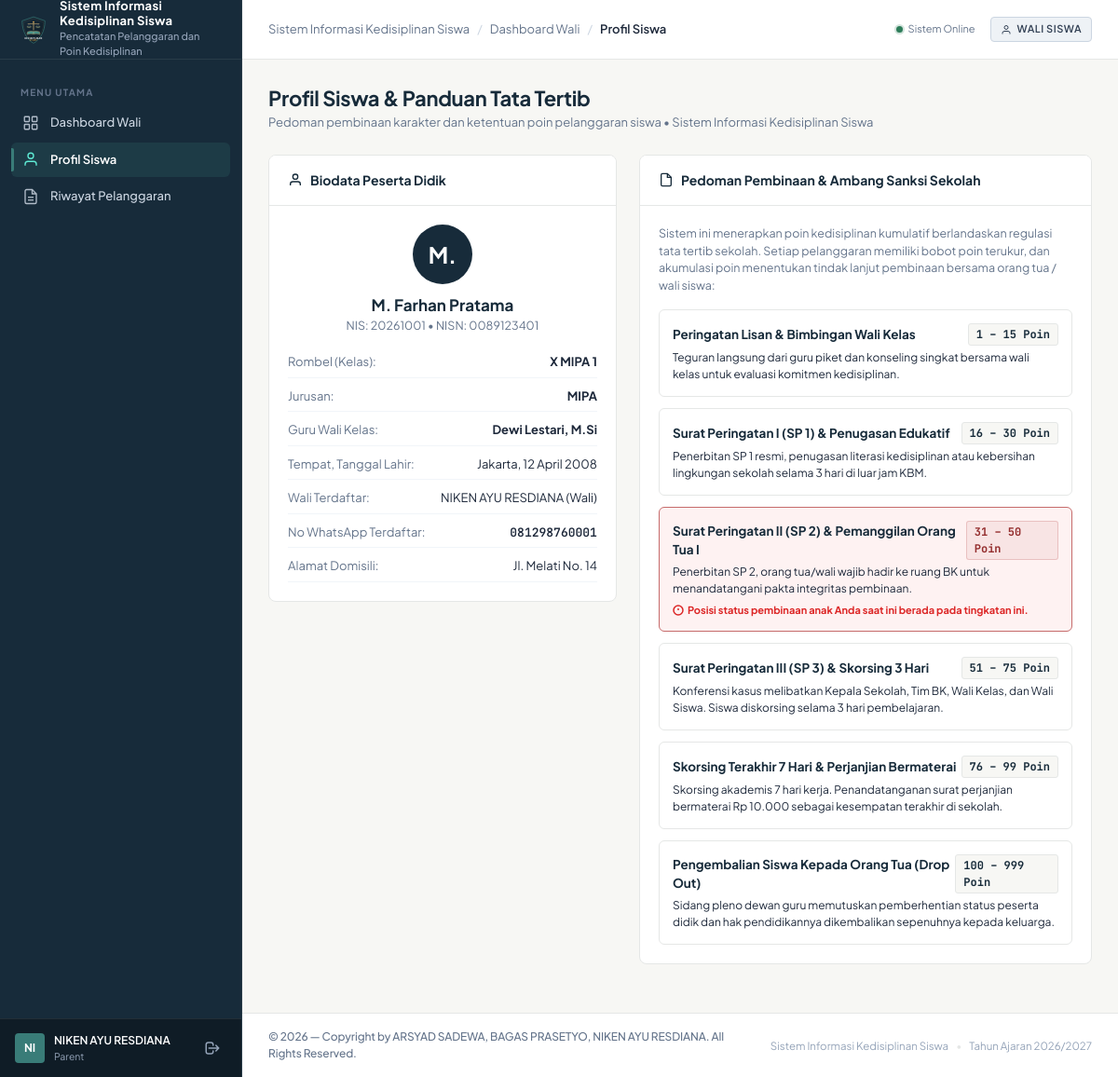
Screenshot of /parent/profile.php (signed in) with the database file from the repository.
### tables this page shows
CREATE TABLE `users` (
    `id` INT AUTO_INCREMENT PRIMARY KEY,
    `username` VARCHAR(50) NOT NULL UNIQUE,
    `password` VARCHAR(255) NOT NULL,
    `full_name` VARCHAR(100) NOT NULL,
    `role` ENUM('admin', 'teacher', 'parent') NOT NULL,
    `status` ENUM('active', 'inactive') NOT NULL DEFAULT 'active',
    `last_login` DATETIME NULL,
    `created_at` TIMESTAMP DEFAULT CURRENT_TIMESTAMP,
    `updated_at` TIMESTAMP DEFAULT CURRENT_TIMESTAMP ON UPDATE CURRENT_TIMESTAMP
);

CREATE TABLE `students` (
    `id` INT AUTO_INCREMENT PRIMARY KEY,
    `nis` VARCHAR(30) NOT NULL UNIQUE,
    `nisn` VARCHAR(30) NULL UNIQUE,
    `nama_lengkap` VARCHAR(100) NOT NULL,
    `jenis_kelamin` ENUM('L', 'P') NOT NULL,
    `class_id` INT NOT NULL,
    `tempat_lahir` VARCHAR(50) NULL,
    `tanggal_lahir` DATE NULL,
    `alamat` TEXT NULL,
    `no_telp_wali` VARCHAR(20) NOT NULL,
    `total_poin` INT NOT NULL DEFAULT 0,
    `status_siswa` ENUM('aktif', 'lulus', 'pindah', 'dikeluarkan') NOT NULL DEFAULT 'aktif',
    `created_at` TIMESTAMP DEFAULT CURRENT_TIMESTAMP,
    `updated_at` TIMESTAMP DEFAULT CURRENT_TIMESTAMP ON UPDATE CURRENT_TIMESTAMP,
    CONSTRAINT `fk_students_class` FOREIGN KEY (`class_id`) REFERENCES `classes` (`id`) ON DELETE RESTRICT ON UPDATE CASCADE
);

CREATE TABLE `classes` (
    `id` INT AUTO_INCREMENT PRIMARY KEY,
    `nama_kelas` VARCHAR(50) NOT NULL UNIQUE,
    `tingkat` ENUM('X', 'XI', 'XII') NOT NULL,
    `jurusan` VARCHAR(50) NOT NULL DEFAULT 'MIPA',
    `wali_kelas_id` INT NULL,
    `tahun_ajaran` VARCHAR(20) NOT NULL DEFAULT '2026/2027',
    `created_at` TIMESTAMP DEFAULT CURRENT_TIMESTAMP,
    `updated_at` TIMESTAMP DEFAULT CURRENT_TIMESTAMP ON UPDATE CURRENT_TIMESTAMP,
    CONSTRAINT `fk_classes_wali` FOREIGN KEY (`wali_kelas_id`) REFERENCES `teachers` (`id`) ON DELETE SET NULL ON UPDATE CASCADE
);

CREATE TABLE `teachers` (
    `id` INT AUTO_INCREMENT PRIMARY KEY,
    `user_id` INT NULL,
    `nip` VARCHAR(30) NOT NULL UNIQUE,
    `nama_guru` VARCHAR(100) NOT NULL,
    `jenis_kelamin` ENUM('L', 'P') NOT NULL,
    `jabatan` VARCHAR(100) NOT NULL DEFAULT 'Guru Bimbingan Konseling',
    `no_telp` VARCHAR(20) NOT NULL,
    `email` VARCHAR(100) NULL,
    `created_at` TIMESTAMP DEFAULT CURRENT_TIMESTAMP,
    `updated_at` TIMESTAMP DEFAULT CURRENT_TIMESTAMP ON UPDATE CURRENT_TIMESTAMP,
    CONSTRAINT `fk_teachers_user` FOREIGN KEY (`user_id`) REFERENCES `users` (`id`) ON DELETE SET NULL ON UPDATE CASCADE
);

CREATE TABLE `parents` (
    `id` INT AUTO_INCREMENT PRIMARY KEY,
    `user_id` INT NULL,
    `student_id` INT NOT NULL,
    `nama_wali` VARCHAR(100) NOT NULL,
    `hubungan` ENUM('Ayah', 'Ibu', 'Wali') NOT NULL DEFAULT 'Ayah',
    `pekerjaan` VARCHAR(100) NULL,
    `no_telp` VARCHAR(20) NOT NULL,
    `alamat` TEXT NULL,
    `created_at` TIMESTAMP DEFAULT CURRENT_TIMESTAMP,
    `updated_at` TIMESTAMP DEFAULT CURRENT_TIMESTAMP ON UPDATE CURRENT_TIMESTAMP,
    CONSTRAINT `fk_parents_user` FOREIGN KEY (`user_id`) REFERENCES `users` (`id`) ON DELETE SET NULL ON UPDATE CASCADE,
    CONSTRAINT `fk_parents_student` FOREIGN KEY (`student_id`) REFERENCES `students` (`id`) ON DELETE CASCADE ON UPDATE CASCADE
);

CREATE TABLE `sanctions` (
    `id` INT AUTO_INCREMENT PRIMARY KEY,
    `nama_sanksi` VARCHAR(150) NOT NULL,
    `poin_min` INT NOT NULL,
    `poin_max` INT NOT NULL,
    `tindakan` TEXT NOT NULL,
    `tingkat_urgensi` ENUM('Rendah', 'Sedang', 'Tinggi', 'Kritis') NOT NULL DEFAULT 'Sedang',
    `created_at` TIMESTAMP DEFAULT CURRENT_TIMESTAMP
);

### parent/profile.php (the view, shortened to what the rows shown need)
<?php
require_role(['parent']);
$user = current_user();
$pdo = get_db_connection();
$student_id = (int)($user['student_id'] ?? 0);
$stmtS = $pdo->prepare("
    SELECT s.*, c.nama_kelas, c.tingkat, c.jurusan, t.nama_guru as nama_wali_kelas, t.no_telp as telp_wali_kelas,
           p.nama_wali, p.hubungan, p.no_telp as no_telp_wali_user, p.pekerjaan, p.alamat as alamat_wali
    FROM students s
    JOIN classes c ON s.class_id = c.id
    LEFT JOIN teachers t ON c.wali_kelas_id = t.id
    LEFT JOIN parents p ON p.student_id = s.id AND p.user_id = ?
    WHERE s.id = ?
");
$stmtS->execute([$user['id'], $student_id]);
$child = $stmtS->fetch();
$sanctions = $pdo->query("SELECT * FROM sanctions ORDER BY poin_min ASC")->fetchAll();
$current_sanction = get_sanction_by_points($child['total_poin'] ?? 0);
require_once __DIR__ . '/../includes/header.php';
?>
<div class="page-header">
  <div>
    <h1 class="page-title">Profil Siswa & Panduan Tata Tertib</h1>
  </div>
</div>
<div style="display: grid; grid-template-columns: 1fr 1.3fr; gap: 24px; align-items: flex-start;">
  <div class="surface-card">
    <div class="card-header-styled">
      <h2 class="card-title-styled">
        <svg width="16" height="16" viewBox="0 0 24 24" fill="none" stroke="currentColor" stroke-width="2"><path d="M20 21v-2a4 4 0 0 0-4-4H8a4 4 0 0 0-4 4v2"/><circle cx="12" cy="7" r="4"/></svg>
        Biodata Peserta Didik
      </h2>
    </div>
    <div class="card-body-styled">
      <div style="text-align: center; margin-bottom: 20px;">
        <div style="width: 64px; height: 64px; border-radius: 50%; background: var(--color-primary); color: #FFFFFF; font-weight: 700; font-size: 24px; display: inline-flex; align-items: center; justify-content: center; margin-bottom: 10px;">
          <?= strtoupper(substr($child['nama_lengkap'], 0, 2)) ?>
        </div>
        <div style="font-size: 17px; font-weight: 700; color: var(--color-primary);"><?= e($child['nama_lengkap']) ?></div>
        <div style="font-size: 12.5px; color: var(--color-text-muted);">NIS: <?= e($child['nis']) ?> &bull; NISN: <?= e($child['nisn'] ?: '-') ?></div>
      </div>
      <div style="display: flex; flex-direction: column; gap: 10px; font-size: 13px;">
        <div style="display: flex; justify-content: space-between; border-bottom: 1px solid #F1F5F9; padding-bottom: 6px;">
          <span style="color: var(--color-text-muted);">Rombel (Kelas):</span>
          <strong><?= e($child['nama_kelas']) ?></strong>
        </div>
        <div style="display: flex; justify-content: space-between; border-bottom: 1px solid #F1F5F9; padding-bottom: 6px;">
          <span style="color: var(--color-text-muted);">Jurusan:</span>
          <strong><?= e($child['jurusan']) ?></strong>
        </div>
        <div style="display: flex; justify-content: space-between; border-bottom: 1px solid #F1F5F9; padding-bottom: 6px;">
          <span style="color: var(--color-text-muted);">Guru Wali Kelas:</span>
          <strong><?= e($child['nama_wali_kelas'] ?: '-') ?></strong>
        </div>
        <div style="display: flex; justify-content: space-between; border-bottom: 1px solid #F1F5F9; padding-bottom: 6px;">
          <span style="color: var(--color-text-muted);">Tempat, Tanggal Lahir:</span>
          <span><?= e($child['tempat_lahir'] ? $child['tempat_lahir'] . ', ' . format_date_id($child['tanggal_lahir']) : '-') ?></span>
        </div>
        <div style="display: flex; justify-content: space-between; border-bottom: 1px solid #F1F5F9; padding-bottom: 6px;">
          <span style="color: var(--color-text-muted);">Wali Terdaftar:</span>
          <span><?= e($child['nama_wali'] ?: $user['full_name']) ?> (<?= e($child['hubungan'] ?? 'Wali') ?>)</span>
        </div>
        <div style="display: flex; justify-content: space-between; border-bottom: 1px solid #F1F5F9; padding-bottom: 6px;">
          <span style="color: var(--color-text-muted);">No WhatsApp Terdaftar:</span>
          <span style="font-family: var(--font-mono); font-weight: 600;"><?= e($child['no_telp_wali']) ?></span>
        </div>
        <div style="display: flex; justify-content: space-between; border-bottom: 1px solid #F1F5F9; padding-bottom: 6px;">
          <span style="color: var(--color-text-muted);">Alamat Domisili:</span>
          <span style="text-align: right; max-width: 200px;"><?= e($child['alamat'] ?: '-') ?></span>
        </div>
      </div>
    </div>
  </div>
  <div class="surface-card">
    <div class="card-header-styled">
      <h2 class="card-title-styled">
        <svg width="16" height="16" viewBox="0 0 24 24" fill="none" stroke="currentColor" stroke-width="2"><path d="M14 2H6a2 2 0 0 0-2 2v16a2 2 0 0 0 2 2h12a2 2 0 0 0 2-2V8z"/><polyline points="14 2 14 8 20 8"/></svg>
        Pedoman Pembinaan & Ambang Sanksi Sekolah
      </h2>
    </div>
    <div class="card-body-styled">
      <div style="display: flex; flex-direction: column; gap: 12px;">
        <?php foreach ($sanctions as $sc):
          $is_active_tier = ((int)$child['total_poin'] >= (int)$sc['poin_min'] && (int)$child['total_poin'] <= (int)$sc['poin_max']);
        ?>
          <div style="border: 1px solid <?= $is_active_tier ? 'var(--color-danger)' : 'var(--color-border)' ?>; background-color: <?= $is_active_tier ? '#FEF2F2' : '#FFFFFF' ?>; border-radius: var(--radius-md); padding: 14px;">
            <div style="display: flex; justify-content: space-between; align-items: center; margin-bottom: 4px;">
              <span style="font-weight: 700; color: var(--color-primary); font-size: 13.5px;"><?= e($sc['nama_sanksi']) ?></span>
              <span class="badge-points <?= $is_active_tier ? 'danger' : '' ?>">
                <?= (int)$sc['poin_min'] ?> &ndash; <?= (int)$sc['poin_max'] ?> Poin
              </span>
            </div>
            <div style="font-size: 12px; color: var(--color-text-main); line-height: 1.5;">
              <?= e($sc['tindakan']) ?>
            </div>
            <?php if ($is_active_tier): ?>
              <div style="margin-top: 6px; font-size: 11px; font-weight: 700; color: #DC2626; display: flex; align-items: center; gap: 4px;">
                <svg width="12" height="12" viewBox="0 0 24 24" fill="none" stroke="currentColor" stroke-width="3"><circle cx="12" cy="12" r="10"/><line x1="12" y1="8" x2="12" y2="12"/><line x1="12" y1="16" x2="12.01" y2="16"/></svg>
                Posisi status pembinaan anak Anda saat ini berada pada tingkatan ini.
              </div>
            <?php endif; ?>
          </div>
        <?php endforeach; ?>
      </div>
    </div>
  </div>
</div>
<?php require_once __DIR__ . '/../includes/footer.php'; ?>

### includes/sidebar.php (shortened to what the rows shown need)
<?php
$user = current_user();
?>
<aside class="app-sidebar" id="app-sidebar">
  <div class="sidebar-footer">
    <div class="user-mini-profile">
      <div class="user-avatar-initials">
        <?= strtoupper(substr($user['full_name'], 0, 2)) ?>
      </div>
      <div class="user-info">
        <span class="user-name" title="<?= e($user['full_name']) ?>"><?= e($user['full_name']) ?></span>
        <span class="user-role"><?= e($user['role']) ?></span>
      </div>
    </div>
  </div>
</aside>

### rows the page displays
users: id "NI", id "NIKEN AYU RESDIANA", id "Parent"
students: nama_lengkap "M.", nama_lengkap "M. Farhan Pratama", nis "20261001", nisn "0089123401", class.nama_kelas "X MIPA 1", class.jurusan "MIPA", teachers.nama_guru "Dewi Lestari, M.Si", tempat_lahir+tanggal_lahir "Jakarta, 12 April 2008", parents.nama_wali "NIKEN AYU RESDIANA", parents.hubungan "Wali", no_telp_wali "081298760001", alamat "Jl. Melati No. 14"
sanctions: nama_sanksi "Peringatan Lisan & Bimbingan Wali Kelas", poin_min "1", poin_max "15", tindakan "Teguran langsung dari guru piket dan konseling singkat bersama wali kelas untuk evaluasi komitmen kedisiplinan."
sanctions: nama_sanksi "Surat Peringatan I (SP 1) & Penugasan Edukatif", poin_min "16", poin_max "30", tindakan "Penerbitan SP 1 resmi, penugasan literasi kedisiplinan atau kebersihan lingkungan sekolah selama 3 hari di luar jam KBM."
sanctions: nama_sanksi "Surat Peringatan II (SP 2) & Pemanggilan Orang Tua I", poin_min "31", poin_max "50", tindakan "Penerbitan SP 2, orang tua/wali wajib hadir ke ruang BK untuk menandatangani pakta integritas pembinaan.", shows "Posisi status pembinaan anak Anda saat ini berada pada tingkatan ini."
sanctions: nama_sanksi "Surat Peringatan III (SP 3) & Skorsing 3 Hari", poin_min "51", poin_max "75", tindakan "Konferensi kasus melibatkan Kepala Sekolah, Tim BK, Wali Kelas, dan Wali Siswa. Siswa diskorsing selama 3 hari pembelajaran."
sanctions: nama_sanksi "Skorsing Terakhir 7 Hari & Perjanjian Bermaterai", poin_min "76", poin_max "99", tindakan "Skorsing akademis 7 hari kerja. Penandatanganan surat perjanjian bermaterai Rp 10.000 sebagai kesempatan terakhir di sekolah."
sanctions: nama_sanksi "Pengembalian Siswa Kepada Orang Tua (Drop Out)", poin_min "100", poin_max "999", tindakan "Sidang pleno dewan guru memutuskan pemberhentian status peserta didik dan hak pendidikannya dikembalikan sepenuhnya kepada keluarga."

### other values shown
APP_NAME "Sistem Informasi Kedisiplinan Siswa"
APP_SUBTITLE "Pencatatan Pelanggaran dan Poin Kedisiplinan"
$b['title'] "Dashboard Wali"
$b['title'] "Profil Siswa"
get_setting('academic_year', '2026/2027') "2026/2027"
